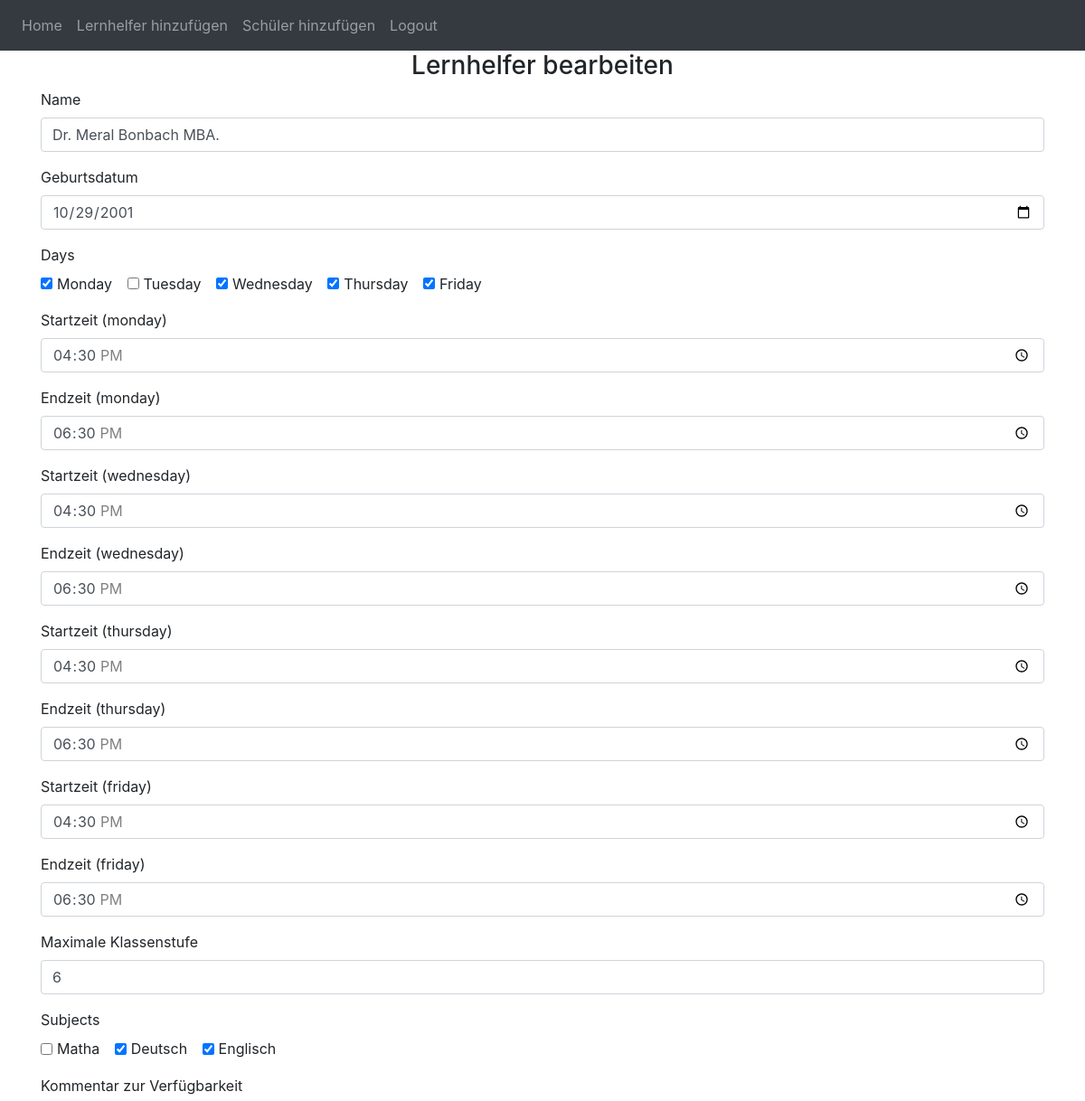
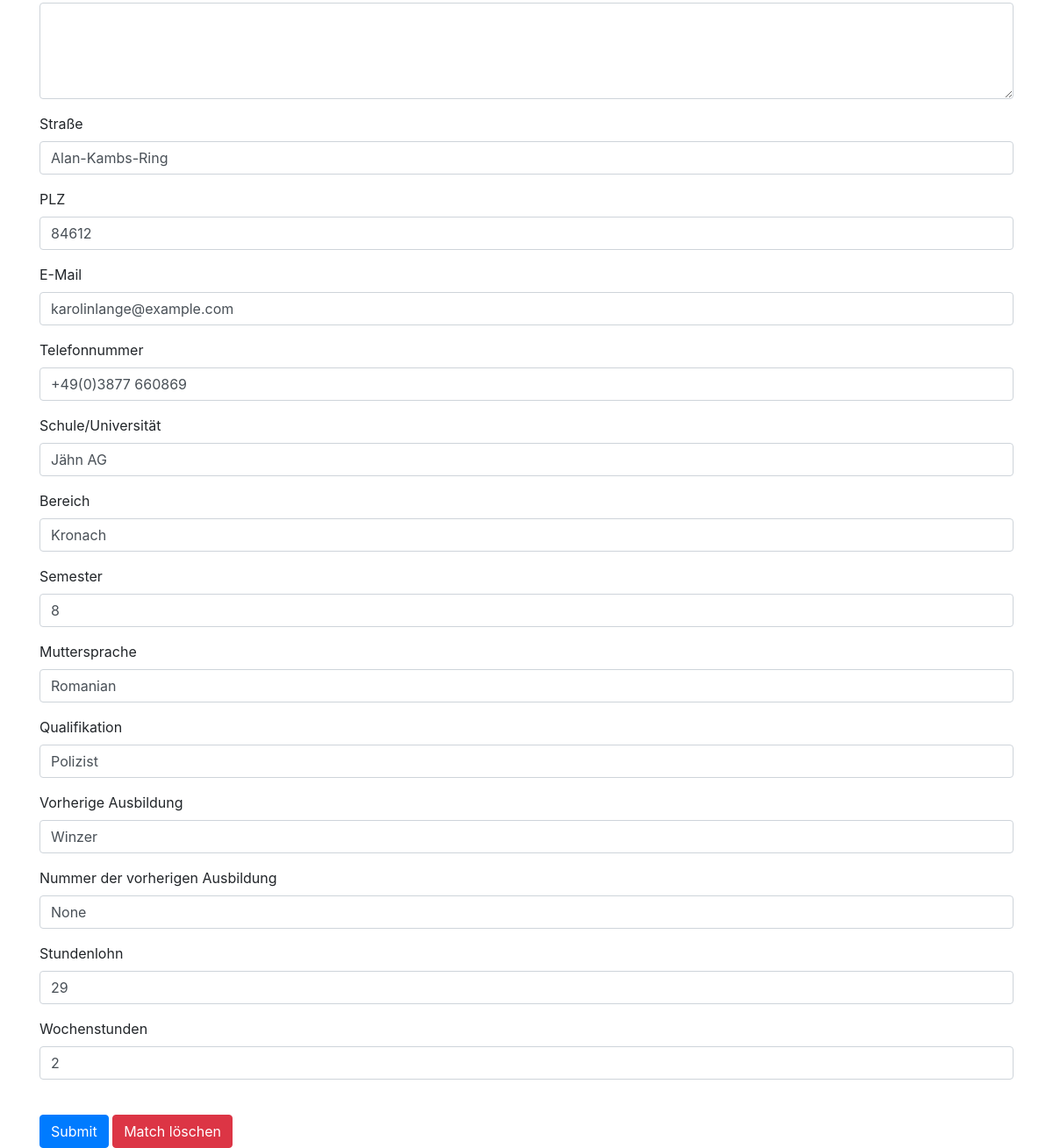
The app's page /edit-tutor/1 (signed in) with its own data (2 pictures, top to bottom).
### website/models.py (models this page shows, shortened)
class Tutor(db.Model):
    id = db.Column(db.Integer, primary_key=True)
    name = db.Column(db.String(150))
    birthdate = db.Column(db.Date)
    start_date = db.Column(db.Date)
    max_grade = db.Column(db.Integer)
    hours = db.Column(db.String(10))
    subjects = db.Column(db.String(150))
    availability = db.relationship('Availability', backref='tutor')
    comment = db.Column(db.String(1000))
    street = db.Column(db.String(150))
    plz = db.Column(db.String(10))
    email = db.Column(db.String(150), unique=True)
    phone = db.Column(db.String(20))
    school_university = db.Column(db.String(150))
    area = db.Column(db.String(150))
    semester = db.Column(db.String(10))
    native_language = db.Column(db.String(150))
    qualification = db.Column(db.String(150))
    previous_training = db.Column(db.String(150))
    previous_training_nr = db.Column(db.String(150))
    wage = db.Column(db.String(150))
    gender = db.Column(db.String(1))
    matches = db.relationship('Match', backref='tutor')

class Availability(db.Model):
    id = db.Column(db.Integer, primary_key=True)
    tutor_id = db.Column(db.Integer, db.ForeignKey('tutor.id'))
    day = db.Column(db.String(50))
    start_time = db.Column(db.Time)
    end_time = db.Column(db.Time)

### website/views.py (the view, shortened to what this page needs)
@views.route('/edit-tutor/<int:tutor_id>', methods=['GET', 'POST'])
@login_required
def edit_tutor(tutor_id):
    tutor = Tutor.query.get_or_404(tutor_id)
    availabilities = Availability.query.filter_by(tutor_id=tutor_id).all()
    match_days = {}
    for day in ['monday', 'tuesday', 'wednesday', 'thursday', 'friday']:
        start_time = request.form.get(f'{day}_start_time')
        end_time = request.form.get(f'{day}_end_time')
        if start_time and end_time:
            match_days[day] = {'start_time': start_time, 'end_time': end_time}
    return render_template('edit_tutor.html', tutor_has_day=tutor_has_day, match_days = match_days, get_tutor_time = get_tutor_time, tutor=tutor, user=current_user, tutor_has_availability=tutor_has_availability, get_availability_time=get_availability_time, availabilities=availabilities)

### website/__init__.py (called while the page is built)
def create_app():
    app = Flask(__name__)
    app.config['SECRET_KEY'] = 'devremoveaftdderdeployAndFix'
    app.config['SQLALCHEMY_DATABASE_URI'] = f'sqlite:///{DB_NAME}'
    app.json_encoder = CustomJSONEncoder
    db.init_app(app)
    from .views import views
    from .auth import auth
    app.register_blueprint(views, url_prefix='/')
    app.register_blueprint(auth, url_prefix='/')
    from .models import User, Note
    create_database(app)
    login_manager = LoginManager()
    login_manager.login_view = 'auth.login'
    login_manager.init_app(app)
    @login_manager.user_loader
    def load_user(id):
        return User.query.get(int(id))
    return app

### website/views.py (called while the page is built)
@views.app_context_processor
def inject_tutor_has_availability():
    return dict(tutor_has_availability=tutor_has_availability)

def get_tutor_time(tutor, day, time_type):
    for match_day in tutor.availability:
        if match_day.day == day:
            if time_type == 'start_time':
                return match_day.start_time
            elif time_type == 'end_time':
                return match_day.end_time
    return None

def tutor_has_day(tutor, day):
    return any(match_day.day == day for match_day in tutor.availability)

### website/templates/edit_tutor.html (shortened to what this page needs)
{% extends "base.html" %}
{% block content %}
<form method="POST">
  <h3 align="center">Lernhelfer bearbeiten</h3>
  <div class="form-group">
    <label for="name">Name</label>
    <input type="text" class="form-control" id="name" name="name" value="{{ tutor.name }}" placeholder="Enter name">
  </div>
  <div class="form-group">
    <label for="birthdate">Geburtsdatum</label>
    <input type="date" class="form-control" id="birthdate" name="birthdate" value="{{ tutor.birthdate }}">
  </div>
  <div class="form-group">
    <label>Days</label><br>
    {% for day in ['monday', 'tuesday', 'wednesday', 'thursday', 'friday'] %}
    <div class="form-check form-check-inline">
      <input type="checkbox" class="form-check-input" id="{{day}}" name="availability[]" value="{{day}}" {% if tutor_has_day(tutor, day) %} checked {% endif %}>
      <label class="form-check-label" for="{{day}}">{{day.capitalize()}}</label>
    </div>
    {% endfor %}
  </div>
  <div id="availability-fields">
    {% for day in ['monday', 'tuesday', 'wednesday', 'thursday', 'friday'] %}
      {% if tutor_has_day(tutor, day) %}
        {% set start_time = get_tutor_time(tutor, day, 'start_time') %}
        {% set end_time = get_tutor_time(tutor, day, 'end_time') %}
        <div class="form-group" id="{{ day }}_availability_fields">
          <label for="{{ day }}_start_time">Startzeit ({{ day }})</label>
          <input type="time" class="form-control" id="{{ day }}_start_time" name="{{ day }}_start_time" min="14:00" max="19:00" value="{{ start_time|default('') }}">
        </div>
        <div class="form-group" id="{{ day }}_availability_fields_end">
          <label for="{{ day }}_end_time">Endzeit ({{ day }})</label>
          <input type="time" class="form-control" id="{{ day }}_end_time" name="{{ day }}_end_time" min="14:00" max="19:00" value="{{ end_time|default('') }}">
        </div>
      {% endif %}
    {% endfor %}
  <div class="form-group">
    <label for="max_grade">Maximale Klassenstufe</label>
    <input type="number" class="form-control" id="max_grade" name="max_grade" min="1" max="12" value="{{ tutor.max_grade }}">
  </div>
  <div class="form-group">
    <label>Subjects</label><br>
    {% for subject in ['matha', 'deutsch', 'englisch'] %}
      <div class="form-check form-check-inline">
        <input type="checkbox" class="form-check-input" id="{{subject}}" name="subjects[]" value="{{subject}}" {% if subject in tutor.subjects.split(',') %} checked {% endif %}>
        <label class="form-check-label" for="{{subject}}">{{subject.capitalize()}}</label>
      </div>
    {% endfor %}
  </div>
  <div class="form-group">
    <label for="availability_comment">Kommentar zur Verfügbarkeit</label>
    <textarea class="form-control" id="availability_comment" name="availability_comment" rows="4">{{ tutor.availability_comment }}</textarea>
  </div>
  <div class="form-group">
    <label for="street">Straße</label>
    <input type="text" class="form-control" id="street" name="street" value="{{ tutor.street }}" placeholder="Enter street">
  </div>
  <div class="form-group">
    <label for="plz">PLZ</label>
    <input type="text" class="form-control" id="plz" name="plz" value="{{ tutor.plz }}" placeholder="Enter PLZ">
  </div>
  <div class="form-group">
    <label for="email">E-Mail</label>
    <input type="email" class="form-control" id="email" name="email" value="{{ tutor.email }}" placeholder="Enter email">
  </div>
  <div class="form-group">
    <label for="phone">Telefonnummer</label>
    <input type="tel" class="form-control" id="phone" name="phone" value="{{ tutor.phone }}" placeholder="Enter phone number">
  </div>
  <div class="form-group">
    <label for="school_university">Schule/Universität</label>
    <input type="text" class="form-control" id="school_university" name="school_university" value="{{ tutor.school_university }}" placeholder="Enter school/university">
  </div>
  <div class="form-group">
    <label for="area">Bereich</label>
    <input type="text" class="form-control" id="area" name="area" value="{{ tutor.area }}" placeholder="Enter area">
  </div>
  <div class="form-group">
    <label for="semester">Semester</label>
    <input type="text" class="form-control" id="semester" name="semester" value="{{ tutor.semester }}" placeholder="Enter semester">
  </div>
  <div class="form-group">
    <label for="native_language">Muttersprache</label>
    <input type="text" class="form-control" id="native_language" name="native_language" value="{{ tutor.native_language }}" placeholder="Enter native language">
  </div>
  <div class="form-group">
    <label for="qualification">Qualifikation</label>
    <input type="text" class="form-control" id="qualification" name="qualification" value="{{ tutor.qualification }}" placeholder="Enter qualification">
  </div>
  <div class="form-group">
    <label for="previous_training">Vorherige Ausbildung</label>
    <input type="text" class="form-control" id="previous_training" name="previous_training" value="{{ tutor.previous_training }}" placeholder="Enter previous training">
  </div>
  <div class="form-group">
    <label for="previous_training_nr">Nummer der vorherigen Ausbildung</label>
    <input type="text" class="form-control" id="previous_training_nr" name="previous_training_nr" value="{{ tutor.previous_training_nr }}" placeholder="Enter previous training number">
  </div>
  <div class="form-group">
    <label for="wage">Stundenlohn</label>
    <input type="text" class="form-control" id="wage" name="wage" value="{{ tutor.wage }}" placeholder="Enter wage">
  </div>
  <div class="form-group">
    <label for="hours">Wochenstunden</label>
    <input type="text" class="form-control" id="hours" name="hours" value="{{ tutor.hours }}" placeholder="Wochenstunden angeben">
  </div>
  <br />
  <button type="submit" class="btn btn-primary">Submit</button>
  <button type="submit" class="btn btn-danger" formaction="{{ url_for('views.delete_tutor', tutor_id=tutor.id) }}" onclick="return confirm('Möchtest du echt den Tutor entfernen?');">Match löschen</button>
</form>
{% endblock %}

### records on screen
Tutor: name "Dr. Meral Bonbach MBA.", birthdate "10/29/2001", max_grade "6", subjects "☑" "☑", street "Alan-Kambs-Ring", plz "84612", email "karolinlange@example.com", phone "+49(0)3877 660869", school_university "Jähn AG", area "Kronach", semester "8", native_language "Romanian", qualification "Polizist", previous_training "Winzer", previous_training_nr "None", wage "29", hours "2"
Availability: capitalize "Monday", day "monday", start_time "16:30:00", end_time "18:30:00"
Availability: day "☑", capitalize "Friday", day "friday", start_time "16:30:00", end_time "18:30:00"
Availability: capitalize "Wednesday", day "wednesday", start_time "16:30:00", end_time "18:30:00"
Availability: capitalize "Thursday", day "thursday", start_time "16:30:00", end_time "18:30:00"

### other values on screen
{{ day.capitalize() }} "Tuesday"
{{ subject.capitalize() }} "Matha" "Deutsch" "Englisch"
